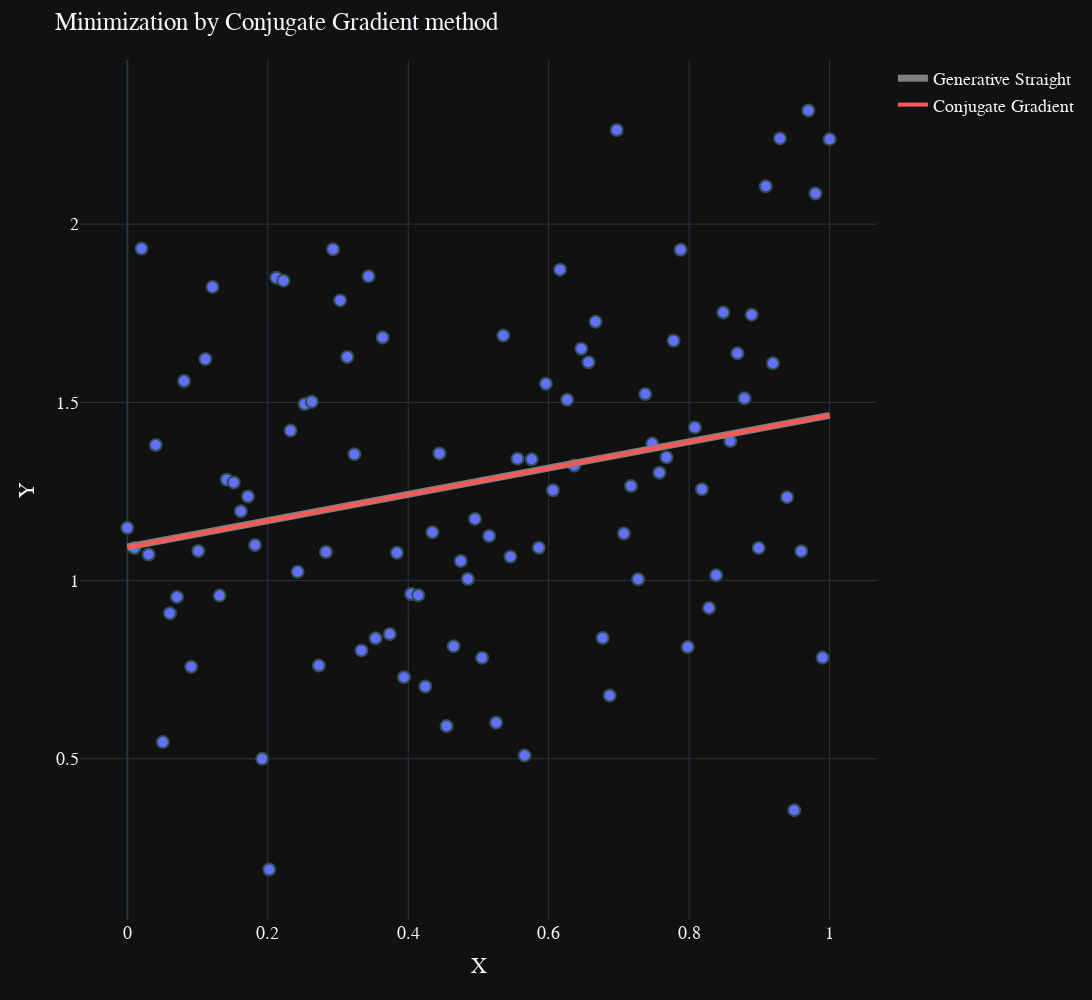

The notebook cell this image was saved under:
### Markdown cell above
# CG
## $F(x, a, b) = ax + b$

### Code cell
def fprime(x_, support_x, support_y):
    return optimize.approx_fprime(x_, function_being_optimized_disc, 10 ** -3, support_x, support_y)

zero_condition = 10 ** -3, 0
res_cg = optimize.minimize(function_being_optimized_disc, zero_condition, method='CG', tol=10 ** -3, jac=fprime, args=(x, y))
a, b = res_cg.x

additional_line_liner_cg =  AdditionalLine(x=x, a=a, b=b, name_method="Conjugate Gradient", width=4, color='#FF5656')
visualize(x=x, y=y, title="Minimization by Conjugate Gradient method", additional_line=additional_line_liner_cg).show()
